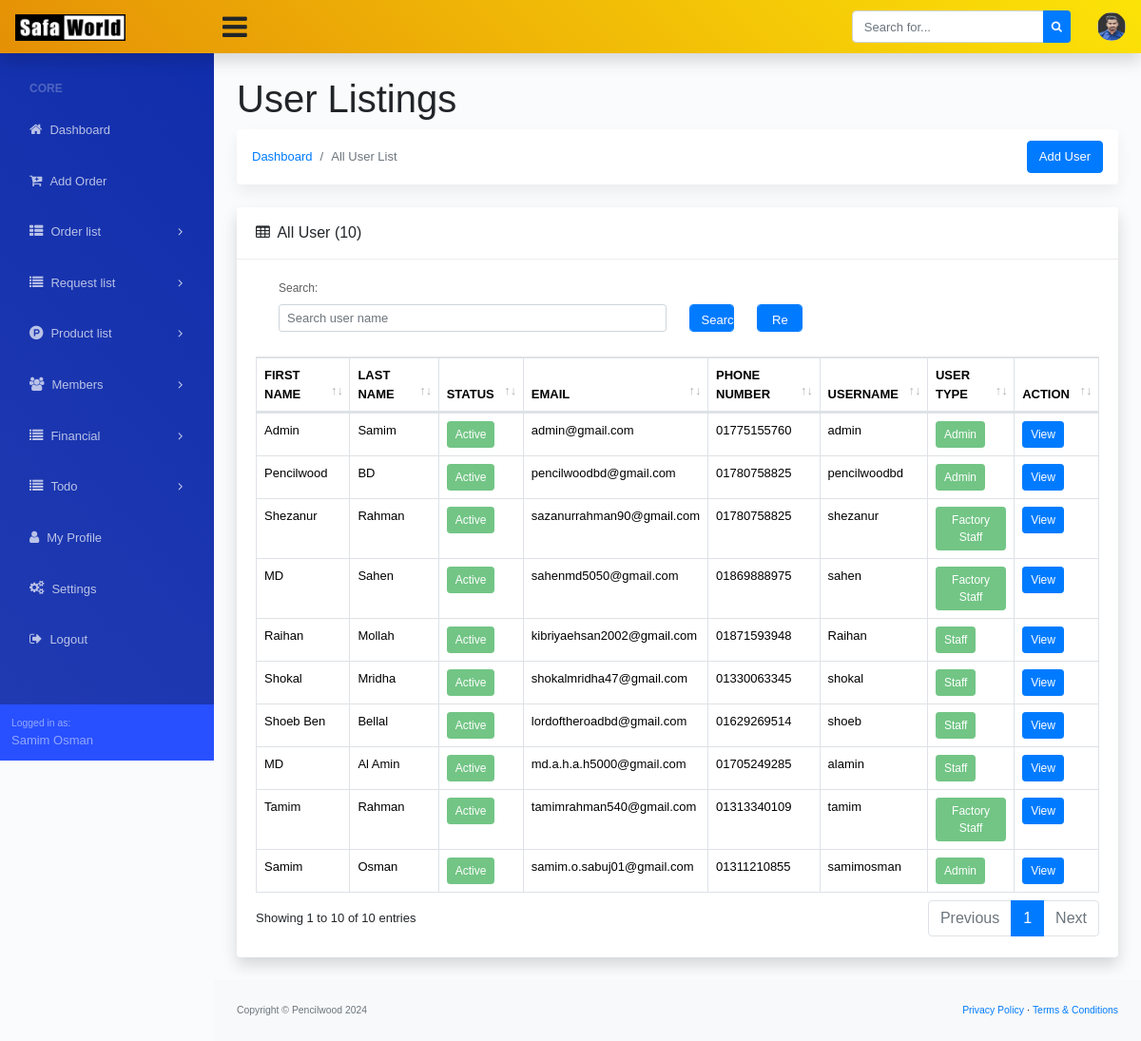
The app's page /member-list/ (signed in), older data.
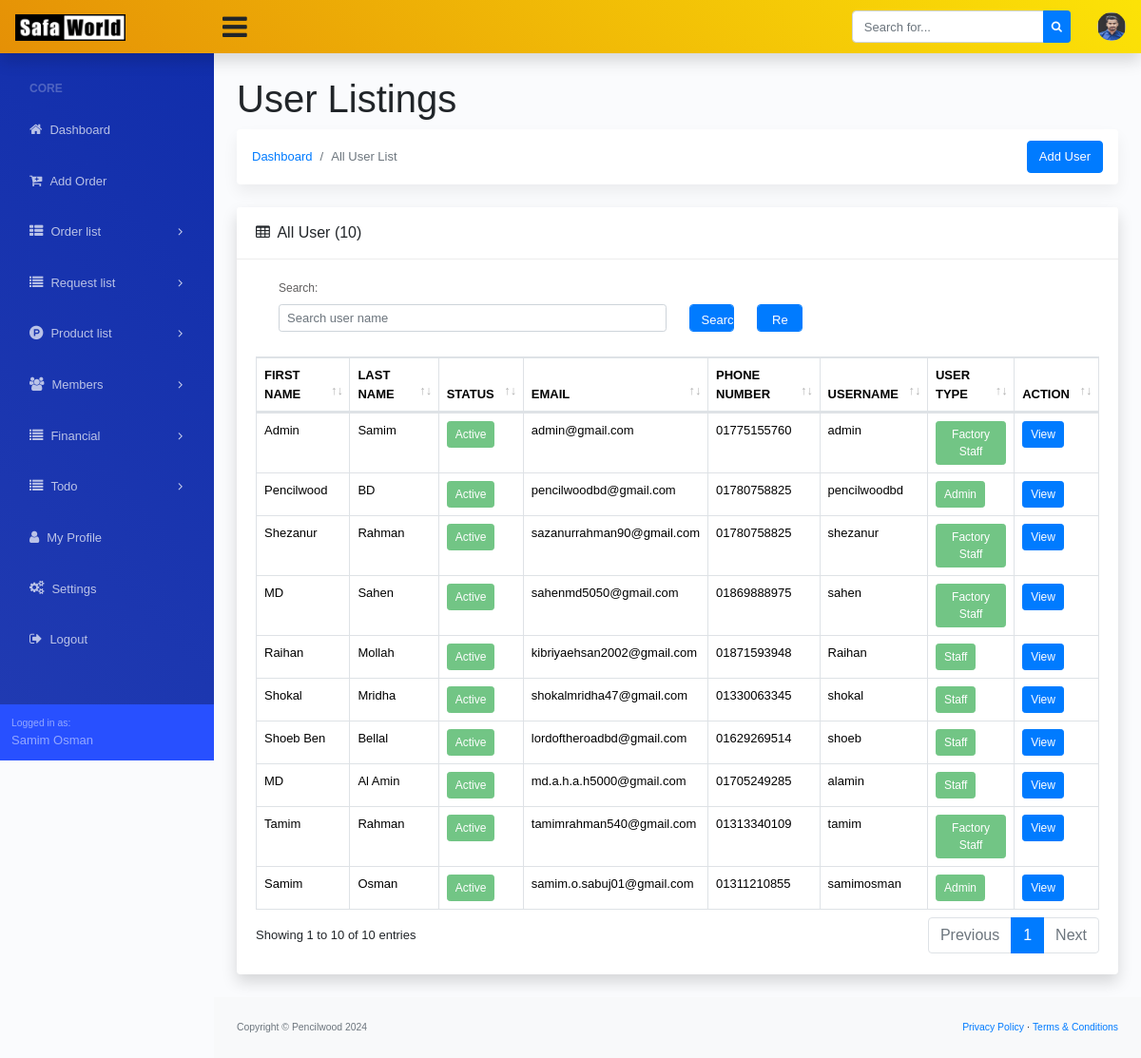
The same page, newer data.
### account/models.py (models this page shows, shortened)
class Custom_User(AbstractUser):
    USER_TYPE = (
        ('Admin', 'Admin'),
        ('Staff', 'Staff'),
        ('Factory Staff', 'Factory Staff'),
    )
    user_type = models.CharField(max_length=20, choices=USER_TYPE, blank=True, null=True)
    email = models.EmailField(("email address"), blank=True, unique=True)
    phone_number = models.CharField(max_length=14, blank=True, null=True)
    profile_picture = models.ImageField(upload_to='profile-picture/', blank=True, null=True)
    USERNAME_FIELD = "email"
    REQUIRED_FIELDS = ["username"]

### account/views.py (the view, shortened to what this page needs)
# urls.py: path('member-list/', MemberListView.as_view(), name='member_list'),
class MemberListView(LoginRequiredMixin, ListView):
    model = Custom_User
    template_name = 'account/member_list.html'
    context_object_name = 'member'
    paginate_by = 10
    def get_queryset(self):
        queryset = super().get_queryset()
        search_query = self.request.GET.get('search')
        return queryset

### dashboard/context_processor.py (called while the page is built)
def website_settings(request):
    website_setting = Site_Settings.objects.all().first()
    return {'website_setting': website_setting}

### templates/account/member_list.html (shortened to what the changed rows need)
{% extends '../base.html' %}
{% block dashboard_body %}
<main>
    <div class="container-fluid">
        <h1 class="mt-4">User Listings</h1>
        <div class="row">
            <div class="col-xl-12">
                <div class="card mb-4">
                    <div class="card-body">
                        <div class="table-responsive">
                            <div id="dataTable_wrapper" class="dataTables_wrapper dt-bootstrap4 no-footer">
                                <div class="row">
                                    <div class="col-sm-12">
                                        <table class="table table-bordered dataTable no-footer" id="dataTable"
                                            width="100%" cellspacing="0" role="grid" aria-describedby="dataTable_info"
                                            style="width: 100%;">
                                            <thead>
                                                <tr class="text-uppercase" role="row">
                                                    <th class="sorting" tabindex="0" aria-controls="dataTable"
                                                        rowspan="1" colspan="1"
                                                        aria-label="First Name: activate to sort column ascending"
                                                        style="width: fixed;">First Name</th>
                                                    <th class="sorting" tabindex="0" aria-controls="dataTable"
                                                        rowspan="1" colspan="1"
                                                        aria-label="Last Name: activate to sort column ascending" ">Last Name</th>
                                                    <th class=" sorting" tabindex="0" aria-controls="dataTable"
                                                        rowspan="1" colspan="1"
                                                        aria-label="Status: activate to sort column ascending" ">Status</th>
                                                    <th class=" sorting" tabindex="0" aria-controls="dataTable"
                                                        rowspan="1" colspan="1"
                                                        aria-label="Email: activate to sort column ascending">Email</th>
                                                    <th class="sorting" tabindex="0" aria-controls="dataTable"
                                                        rowspan="1" colspan="1"
                                                        aria-label="Phone Number: activate to sort column ascending">
                                                        Phone Number</th>
                                                    <th class="sorting" tabindex="0" aria-controls="dataTable"
                                                        rowspan="1" colspan="1"
                                                        aria-label="Username: activate to sort column ascending">
                                                        Username</th>
                                                    <th class="sorting" tabindex="0" aria-controls="dataTable"
                                                        rowspan="1" colspan="1"
                                                        aria-label="User Type: activate to sort column ascending">User
                                                        Type</th>
                                                    <th class="sorting" tabindex="0" aria-controls="dataTable"
                                                        rowspan="1" colspan="1"
                                                        aria-label="Action: activate to sort column ascending">Action
                                                    </th>
                                                </tr>
                                            </thead>
                                            <tbody id="user-list">
                                                {% for member in member %}
                                                <tr role="row" class="odd">
                                                    <td> {{member.first_name}} </td>
                                                    <td>{{member.last_name}}</td>
                                                    <td>
                                                        <button disabled="" type="button"
                                                            class="btn btn-sm btn-success btn-round">
                                                            {% if member.is_active %}
                                                            Active
                                                            {% else %}
                                                            Inactive
                                                            {% endif %}
                                                        </button>
                                                    </td>
                                                    <td>
                                                        {{member.email}}
                                                    </td>
                                                    <td>
                                                        {{member.phone_number}}
                                                    </td>
                                                    <td>
                                                        {{member.username}}
                                                    </td>
                                                    <td>
                                                        <button disabled="" type="button"
                                                            class="btn btn-sm btn-success btn-round">
                                                            {{member.user_type}}
                                                        </button>
                                                    </td>
                                                    <td>
                                                        <a href="{% url 'member_view' member.id %}"
                                                            class="btn btn-primary btn-sm">
                                                            View
                                                        </a>
                                                    </td>
                                                </tr>
                                                {% endfor %}
                                            </tbody>
                                        </table>
                                    </div>
                                </div>
                            </div>
                        </div>
                    </div>
                </div>
            </div>
        </div>
    </div>
</main>
{% endblock dashboard_body %}

Row changes from the older to the newer data that the page shows:
changed Custom_User "admin@gmail.com": user_type "Admin" → "Factory Staff"
